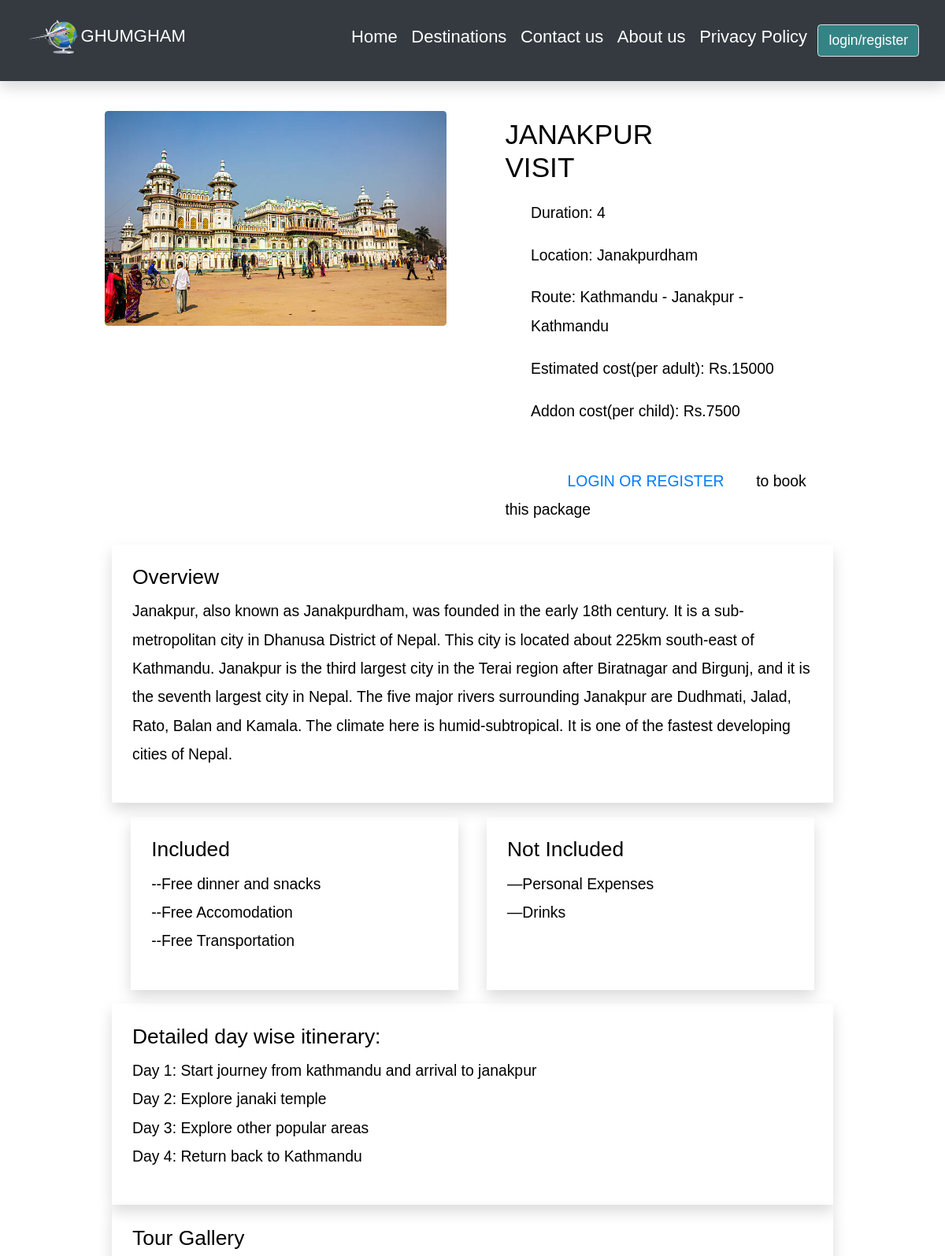
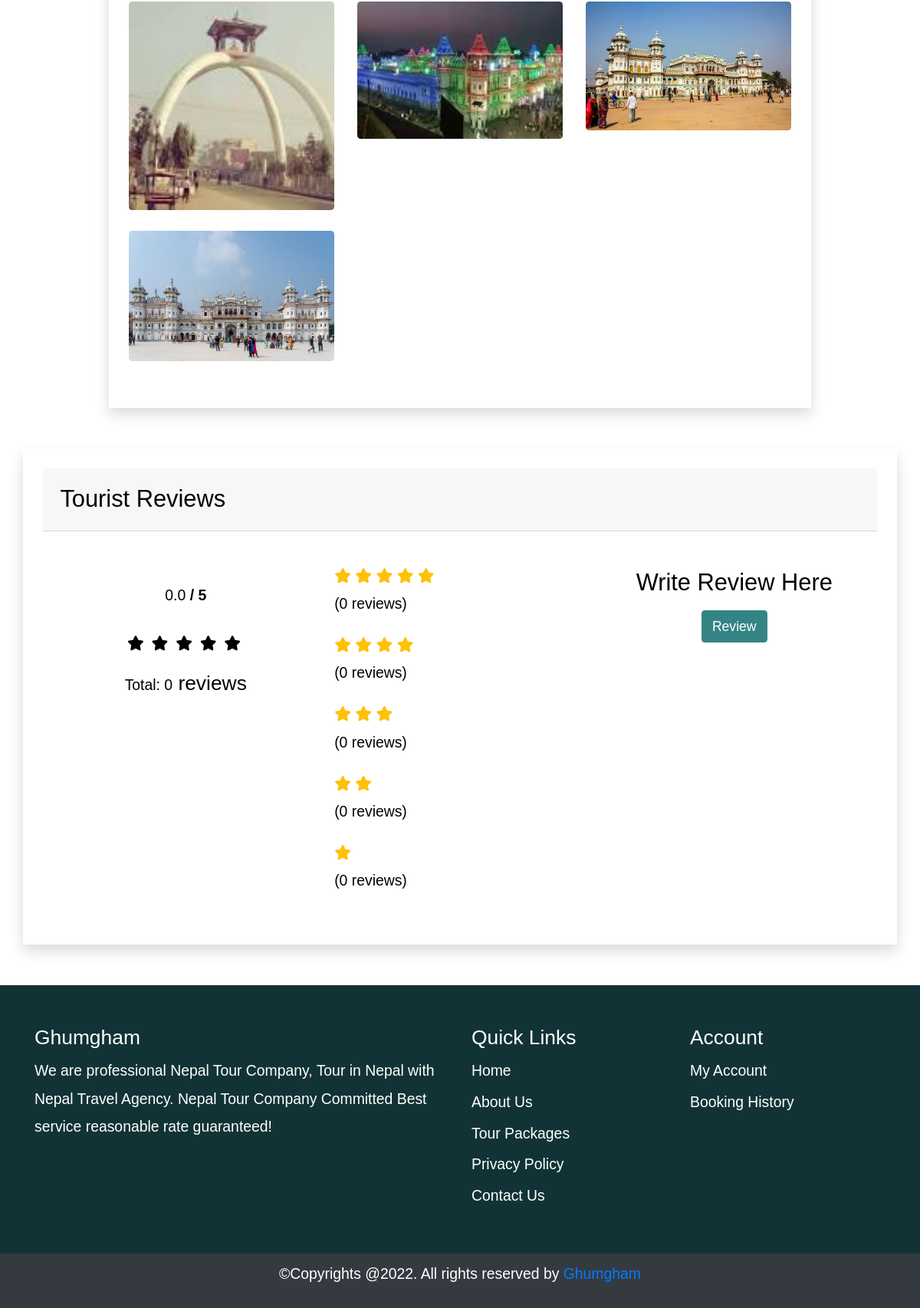
The app's page /Ghumgham/User/productdetails.php?package_id=29 with its own data (2 pictures, top to bottom).
### tables this page shows
CREATE TABLE `packages` (
  `id` int NOT NULL,
  `name` varchar(100) NOT NULL,
  `location` varchar(100) NOT NULL,
  `route` varchar(100) NOT NULL,
  `duration` varchar(100) NOT NULL,
  `estimatedcost` int NOT NULL,
  `childaddons` int NOT NULL,
  `overview` text NOT NULL,
  `included` text NOT NULL,
  `notincluded` text NOT NULL,
  `itinerary` text NOT NULL,
  `image` varchar(255) DEFAULT NULL
);

CREATE TABLE `gallery` (
  `id` int NOT NULL,
  `packageid` int NOT NULL,
  `image` varchar(200) NOT NULL
);

### Ghumgham/User/productdetails.php (the view, shortened to what the rows shown need)
<?php
require_once '../Config/config.php';
$package_id = trim($_GET['package_id']);
$sql = "SELECT * FROM `packages` WHERE `id` = :id";
$handle = $pdo->prepare($sql);
$params = [
    ':id' => $package_id
];
$result = $handle->execute($params);
if ($result) {
    $package = $handle->fetch(PDO::FETCH_ASSOC);
}
?>
<!DOCTYPE html>
<html>
<head>
</head>
<body>
    <div class="container-fluid mt-5 mb-5">
        <div class="row d-flex justify-content-center">
            <div class="col-md-10">
                <div class="product-card">
                    <div class="row">
                        <div class="col-md-6">
                            <div class="images p-3">
                                <div class="text-center pt-3 mt-5 mb-3"> <img id="main-image" src="../Images/LocationImages/<?= $package['image']; ?>" class="img-fluid rounded" /> </div>
                            </div>
                        </div>
                        <div class="col-md-6">
                            <div class="product p-4">
                                <div class="room-heading row d-flex mt-5 pt-3 mb-3">
                                    <div class="col-lg-8">
                                        <h2 class="text-uppercase mb-0"><?= $package['name']; ?></< /h2>
                                    </div>
                                </div>
                                <div class="col-md-12">
                                    <ul class="mb-5 list-unstyled">
                                        <li class="mx-3">
                                            <p>Duration: <span><?= $package['duration']; ?></span></p>
                                        </li>
                                        <li class="mx-3">
                                            <p>Location: <span><?= $package['location']; ?></span></p>
                                        </li>
                                        <li class="mx-3">
                                            <p>Route: <span><?= $package['route']; ?></span></p>
                                        </li>
                                        <li class="mx-3">
                                            <p>Estimated cost(per adult): <span>Rs.<?= $package['estimatedcost']; ?></span></p>
                                        </li>
                                        <li class="mx-3">
                                            <p>Addon cost(per child): <span>Rs.<?= $package['childaddons']; ?></span></p>
                                        </li>
                                    </ul>
                                </div>
                            </div>
                        </div>
                    </div>
                    <div class="row justify-content-center">
                        <div class="col-md-11 p-4 shadow">
                            <h4>Overview</h4>
                            <p><?= nl2br($package['overview']); ?></p>
                        </div>
                    </div>
                    <div class="row justify-content-center">
                        <div class="col-md-5 p-4 shadow m-3">
                            <h4>Included</h4>
                            <p><?= nl2br($package['included']); ?></p>
                        </div>
                        <div class="col-md-5 p-4 shadow m-3">
                            <h4>Not Included</h4>
                            <p><?= nl2br($package['notincluded']); ?></p>
                        </div>
                    </div>
                    <div class="row justify-content-center">
                        <div class="col-md-11 p-4 shadow">
                            <h4>Detailed day wise itinerary:</h4>
                            <p><?= nl2br($package['itinerary']); ?></p>
                        </div>
                    </div>
                    <div class="row justify-content-center">
                        <div class="col-md-11 p-4 shadow">
                            <h4>Tour Gallery<h4>
                                    <div class="row">
                                        <?php
                                        $selectquery = 'SELECT * FROM `gallery` WHERE packageid=:pid';
                                        $sqlhandle = $pdo->prepare($selectquery);
                                        $paras = [
                                            ':pid' => $package_id
                                        ];
                                        $resultimages = $sqlhandle->execute($paras);
                                        if ($resultimages) {
                                            $images = $sqlhandle->fetchAll(PDO::FETCH_ASSOC);
                                            foreach ($images as $image) {
                                        ?>
                                                <div class="col-lg-4 col-md-12 mb-4 mb-lg-0">
                                                    <img src="../Images/Gallery/<?= $image['image']; ?>" class="w-100 shadow-1-strong rounded mb-4" alt="Boat on Calm Water" />
                                                </div>
                                            <?php
                                            }
                                        } else { ?>
                                            <div class="col-lg-4 col-md-12 mb-4 mb-lg-0">
                                                <p>No image gallery uploaded for this tour package</p>
                                            </div>
                                        <?php
                                        }
                                        ?>
                                    </div>
                        </div>
                    </div>
                </div>
            </div>
        </div>
    </div>
    <div id="user-review" class="container shadow p-4 mb-5">
        <?php
        $average_rating = 0;
        ?>
        <div class="review-card">
            <div class="card-body">
                <div class="row">
                    <div class="col-sm-4 text-center">
                        <h1 class="text-warning mt-4 mb-4">
                            <b><span id="average_rating"><?= number_format((float)$average_rating, 1, '.', ''); ?></span> / 5</b>
                        </h1>
                    </div>
                </div>
            </div>
        </div>
    </div>
</body>
</html>

### records on screen
packages: image (picture), name "JANAKPUR VISIT", duration "4", location "Janakpurdham", route "Kathmandu - Janakpur - Kathmandu", estimatedcost "15000", childaddons "7500", overview "Janakpur, also known as Janakpurdham, was founded in the early 18th century. It is a sub-metropolitan city in Dhanusa District of Nepal. This city is located about 225km south-east of Kathmandu. Janakpur is the third largest city in the Terai region after Biratnagar and Birgunj, and it is the seventh largest city in Nepal. The five major rivers surrounding Janakpur are Dudhmati, Jalad, Rato, Balan and Kamala. The climate here is humid-subtropical. It is one of the fastest developing cities of Nepal.", included "--Free dinner and snacks --Free Accomodation --Free Transportation", notincluded "—Personal Expenses —Drinks", itinerary "Day 1: Start journey from kathmandu and arrival to janakpur Day 2: Explore janaki temple Day 3: Explore other popular areas Day 4: Return back to Kathmandu"
gallery: image (picture)
gallery: image (picture)
gallery: image (picture)
gallery: image (picture)

### other values on screen
$average_rating "0.0"
$total_reviews "0"
$five_star_reviews "0"
$four_star_reviews "0"
$three_star_reviews "0"
$two_star_reviews "0"
$one_star_reviews "0"
